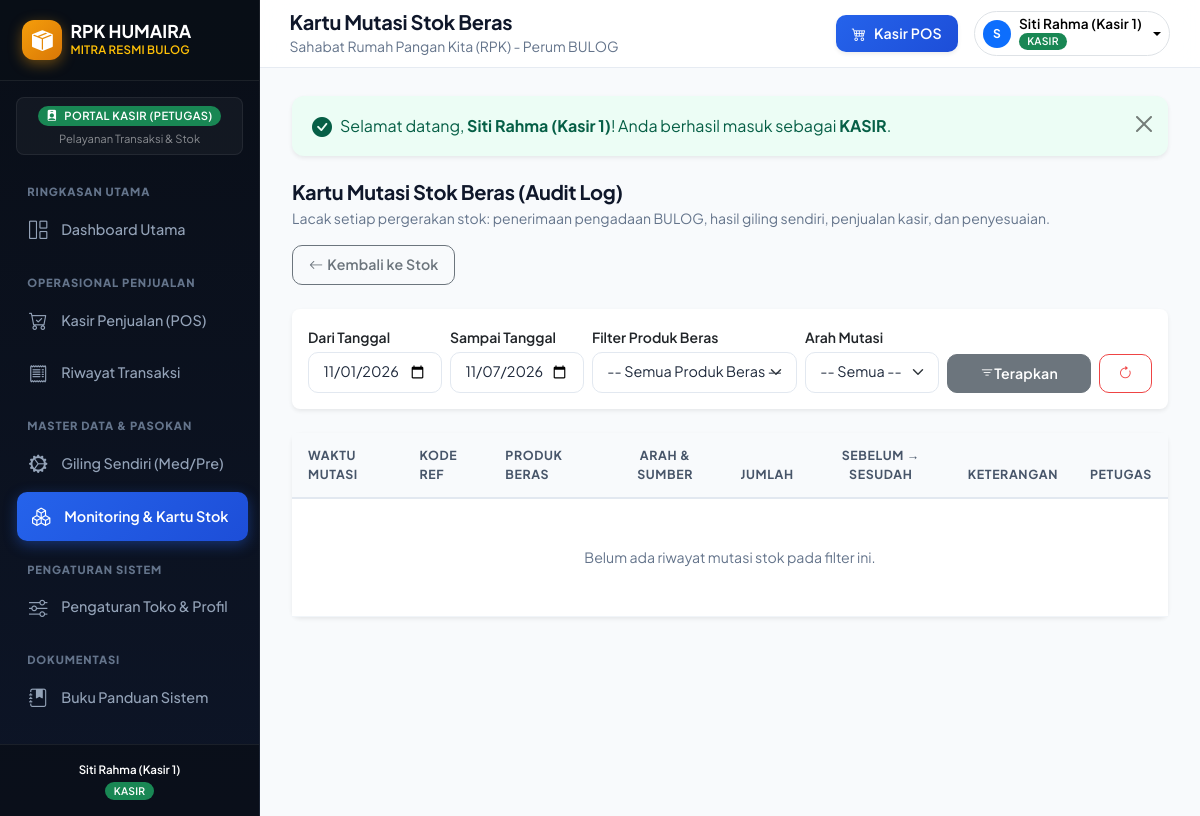
Screenshot of /modules/stok/mutasi.php (signed in) with the database file from the repository.
### tables this page shows
CREATE TABLE `app_menu` (
  `id_menu` INT AUTO_INCREMENT PRIMARY KEY,
  `kode_menu` VARCHAR(50) NOT NULL UNIQUE,
  `nama_menu` VARCHAR(100) NOT NULL,
  `url` VARCHAR(255) NOT NULL,
  `icon` VARCHAR(50) NOT NULL DEFAULT 'bi-link-45deg',
  `kategori` VARCHAR(50) NOT NULL DEFAULT 'Lainnya',
  `urutan` INT NOT NULL DEFAULT 0,
  `akses_pemilik` TINYINT(1) NOT NULL DEFAULT 1,
  `akses_kasir` TINYINT(1) NOT NULL DEFAULT 0,
  `is_bawaan` TINYINT(1) NOT NULL DEFAULT 0,
  `is_active` TINYINT(1) NOT NULL DEFAULT 1,
  `created_at` TIMESTAMP DEFAULT CURRENT_TIMESTAMP
);

CREATE TABLE `users` (
  `id_user` INT AUTO_INCREMENT PRIMARY KEY,
  `username` VARCHAR(50) NOT NULL UNIQUE,
  `password` VARCHAR(255) NOT NULL,
  `nama_lengkap` VARCHAR(100) NOT NULL,
  `role` ENUM('pemilik', 'kasir') NOT NULL DEFAULT 'kasir',
  `no_hp` VARCHAR(25) NULL,
  `is_active` TINYINT(1) NOT NULL DEFAULT 1,
  `created_at` TIMESTAMP DEFAULT CURRENT_TIMESTAMP
);

CREATE TABLE `pengaturan` (
  `id` INT AUTO_INCREMENT PRIMARY KEY,
  `nama_toko` VARCHAR(100) NOT NULL DEFAULT 'RPK Humaira',
  `mitra` VARCHAR(100) NOT NULL DEFAULT 'Rumah Pangan Kita - Perum BULOG',
  `alamat` TEXT NOT NULL,
  `telepon` VARCHAR(30) NOT NULL DEFAULT '0812-3456-7890',
  `nama_pemilik` VARCHAR(100) NOT NULL DEFAULT 'Hj. Humaira',
  `maks_sphp_harian_per_orang` INT NOT NULL DEFAULT 5,  
  `kuota_mingguan_sphp_kg` DECIMAL(10,2) NOT NULL DEFAULT 2000.00,  
  `pesan_struk` TEXT NULL
);

### config/auth.php (called while the page is built, shortened)
<?php
require_once __DIR__ . '/app.php';
function is_pemilik() {
    return isset($_SESSION['user_role']) && in_array($_SESSION['user_role'], ['pemilik', 'admin']);
}
function current_user() {
    global $conn;
    $uid = (int)$_SESSION['user_id'];
    if (isset($conn) && $conn instanceof mysqli) {
        $u = query_single("SELECT * FROM users WHERE id_user = $uid LIMIT 1");
        if ($u) {
            return $u;
        }
    }
    return [
        'id_user' => $_SESSION['user_id'],
        'username' => $_SESSION['username'],
        'nama_lengkap' => $_SESSION['nama_lengkap'],
        'role' => $_SESSION['user_role'],
        'no_hp' => $_SESSION['user_hp'] ?? ''
    ];
}

### config/menu_helper.php (called while the page is built, shortened)
<?php
require_once __DIR__ . '/database.php';
function ensure_menu_table_exists() {
    $sql = "CREATE TABLE IF NOT EXISTS `app_menu` (
        `id_menu` INT AUTO_INCREMENT PRIMARY KEY,
        `kode_menu` VARCHAR(50) NOT NULL UNIQUE,
        `nama_menu` VARCHAR(100) NOT NULL,
        `url` VARCHAR(255) NOT NULL,
        `icon` VARCHAR(50) NOT NULL DEFAULT 'bi-link-45deg',
        `kategori` VARCHAR(50) NOT NULL DEFAULT 'Lainnya',
        `urutan` INT NOT NULL DEFAULT 0,
        `akses_pemilik` TINYINT(1) NOT NULL DEFAULT 1,
        `akses_kasir` TINYINT(1) NOT NULL DEFAULT 0,
        `is_bawaan` TINYINT(1) NOT NULL DEFAULT 0,
        `is_active` TINYINT(1) NOT NULL DEFAULT 1,
        `created_at` TIMESTAMP DEFAULT CURRENT_TIMESTAMP
    ) ENGINE=InnoDB DEFAULT CHARSET=utf8mb4;";
    $cek = query_single("SELECT COUNT(*) as total FROM app_menu");
}
function get_sidebar_menus_by_role($user_role = 'kasir') {
    ensure_menu_table_exists();
    $role = ($user_role === 'pemilik' || $user_role === 'admin') ? 'pemilik' : 'kasir';
    $kolom_akses = ($role === 'pemilik') ? 'akses_pemilik' : 'akses_kasir';
    $sql = "SELECT * FROM app_menu
            WHERE is_active = 1 AND $kolom_akses = 1
            ORDER BY urutan ASC, id_menu ASC";
    $menus = query($sql);
    $grouped = [];
    foreach ($menus as $m) {
        $kat = !empty($m['kategori']) ? $m['kategori'] : 'Menu Lainnya';
        if (!isset($grouped[$kat])) {
            $grouped[$kat] = [];
        }
        $grouped[$kat][] = $m;
    }
    return $grouped;
}
function format_menu_url($url) {
    return BASE_URL . '/' . ltrim($url, '/');
}

### config/database.php (called while the page is built, shortened)
<?php
$host_header = $_SERVER['HTTP_HOST'] ?? '';
$is_local = (
    in_array($host_header, ['localhost', '127.0.0.1']) ||
    strpos($host_header, 'localhost:') === 0 ||
    strpos($host_header, '127.0.0.1:') === 0 ||
    (php_sapi_name() === 'cli' && empty($host_header))
);
if ($is_local) {
    $db_host = '127.0.0.1';
    $db_user = 'root';
    $db_pass = '';
    $db_name = 'db_rpk_humaira';
} else {
    $db_host = 'localhost';
    $db_user = 'USER_DATABASE_HOSTING';
    $db_pass = 'PASSWORD_DB_HOSTING';
    $db_name = 'NAMA_DATABASE_HOSTING';
}
$conn = @new mysqli($db_host, $db_user, $db_pass, $db_name);
$conn->set_charset("utf8mb4");
function query($sql) {
    global $conn;
    $result = $conn->query($sql);
    $rows = [];
    while ($row = $result->fetch_assoc()) {
        $rows[] = $row;
    }
    return $rows;
}
function query_single($sql) {
    global $conn;
    $result = $conn->query($sql);
    return $result->fetch_assoc();
}

### config/app.php (called while the page is built, shortened)
<?php
require_once __DIR__ . '/database.php';
require_once __DIR__ . '/menu_helper.php';
$toko_info = query_single("SELECT * FROM pengaturan WHERE id = 1 LIMIT 1");

### modules/stok/mutasi.php (the view, shortened to what this page needs)
<?php
$page_title = 'Kartu Mutasi Stok Beras';
$active_menu = 'stok';
require_once __DIR__ . '/../../config/auth.php';
$tgl_mulai = $_GET['tgl_mulai'] ?? date('Y-m-01');
$tgl_selesai = $_GET['tgl_selesai'] ?? date('Y-m-d');
$where = "WHERE DATE(r.created_at) BETWEEN '$tgl_mulai' AND '$tgl_selesai'";
$sql = "SELECT r.*, p.nama_produk, p.satuan, p.is_eceran, k.kode_kategori, k.nama_kategori, u.nama_lengkap as nama_user
        FROM riwayat_stok r
        JOIN produk p ON r.id_produk = p.id_produk
        JOIN kategori_beras k ON p.id_kategori = k.id_kategori
        LEFT JOIN users u ON r.id_user = u.id_user
        $where
        ORDER BY r.id_riwayat DESC";
$mutasi_list = query($sql);
require_once __DIR__ . '/../../includes/header.php';
?>
<div class="d-flex flex-wrap justify-content-between align-items-center gap-3 mb-4">
  <div>
    <h5 class="fw-bold mb-1">Kartu Mutasi Stok Beras (Audit Log)</h5>
    <p class="text-muted small mb-0">Lacak setiap pergerakan stok: penerimaan pengadaan BULOG, hasil giling sendiri, penjualan kasir, dan penyesuaian.</p>
  </div>
  <a href="<?= BASE_URL ?>/modules/stok/index.php" class="btn btn-outline-secondary px-3">
    <i class="bi bi-arrow-left me-1"></i> Kembali ke Stok
  </a>
</div>
<div class="card border-0 shadow-sm rounded-3 mb-4">
  <div class="card-body p-3">
    <form method="GET" action="" class="row g-2 align-items-end">
      <div class="col-md-2">
        <label class="form-label small mb-1 fw-semibold">Dari Tanggal</label>
        <input type="date" name="tgl_mulai" class="form-control form-control-sm" value="<?= htmlspecialchars($tgl_mulai) ?>">
      </div>
      <div class="col-md-2">
        <label class="form-label small mb-1 fw-semibold">Sampai Tanggal</label>
        <input type="date" name="tgl_selesai" class="form-control form-control-sm" value="<?= htmlspecialchars($tgl_selesai) ?>">
      </div>
      <div class="col-md-3">
        <label class="form-label small mb-1 fw-semibold">Filter Produk Beras</label>
        <select name="id_produk" class="form-select form-select-sm">
          <option value="">-- Semua Produk Beras --</option>
        </select>
      </div>
      <div class="col-md-2">
        <label class="form-label small mb-1 fw-semibold">Arah Mutasi</label>
        <select name="jenis" class="form-select form-select-sm">
          <option value="">-- Semua --</option>
        </select>
      </div>
      <div class="col-md-3 d-flex gap-2">
        <button type="submit" class="btn btn-secondary btn-sm flex-fill"><i class="bi bi-filter"></i> Terapkan</button>
        <a href="<?= BASE_URL ?>/modules/stok/mutasi.php" class="btn btn-outline-danger btn-sm"><i class="bi bi-arrow-clockwise"></i></a>
      </div>
    </form>
  </div>
</div>
<div class="card border-0 shadow-sm rounded-3">
  <div class="table-responsive">
    <table class="table table-hover table-custom mb-0 align-middle">
      <thead>
        <tr>
          <th>Waktu Mutasi</th>
          <th>Kode Ref</th>
          <th>Produk Beras</th>
          <th class="text-center">Arah & Sumber</th>
          <th class="text-end">Jumlah</th>
          <th class="text-center">Sebelum &rarr; Sesudah</th>
          <th>Keterangan</th>
          <th>Petugas</th>
        </tr>
      </thead>
      <tbody>
        <?php if (empty($mutasi_list)): ?>
          <tr><td colspan="<?= is_pemilik() ? 9 : 8 ?>" class="text-center py-5 text-muted">Belum ada riwayat mutasi stok pada filter ini.</td></tr>
        <?php endif; ?>
      </tbody>
    </table>
  </div>
</div>
<?php require_once __DIR__ . '/../../includes/footer.php'; ?>

### includes/header.php (shortened to what this page needs)
<?php
$page_title = $page_title ?? 'Sistem RPK Humaira';
$active_menu = $active_menu ?? '';
?>
<!DOCTYPE html>
<html lang="id">
<head>
  <link href="https://cdn.jsdelivr.net/npm/bootstrap@5.3.2/dist/css/bootstrap.min.css" rel="stylesheet">
  <link rel="stylesheet" href="https://cdn.jsdelivr.net/npm/bootstrap-icons@1.11.3/font/bootstrap-icons.min.css">
  <link rel="stylesheet" href="<?= BASE_URL ?>/assets/css/style.css">
</head>
<body>
<div class="app-wrapper">
  <?php require_once __DIR__ . '/sidebar.php'; ?>
  <div class="main-content">
    <header class="top-navbar no-print">
      <div class="d-flex align-items-center gap-3">
        <div>
          <h5 class="mb-0 fw-bold text-dark"><?= htmlspecialchars($page_title) ?></h5>
          <small class="text-muted d-none d-md-inline"><?= htmlspecialchars($toko_info['mitra'] ?? 'RPK Humaira') ?></small>
        </div>
      </div>
      <div class="d-flex align-items-center gap-3">
        <a href="<?= BASE_URL ?>/modules/kasir/index.php" class="btn btn-primary btn-sm px-3 shadow-sm d-flex align-items-center gap-2">
          <i class="bi bi-cart4"></i>
          <span class="d-none d-sm-inline fw-semibold">Kasir POS</span>
        </a>
        <div class="dropdown">
          <button class="btn btn-light btn-sm border dropdown-toggle d-flex align-items-center gap-2 px-2 py-1" type="button" data-bs-toggle="dropdown">
            <div class="bg-primary text-white rounded-circle d-flex align-items-center justify-content-center" style="width: 28px; height: 28px; font-size: 12px; font-weight: bold;">
              <?= strtoupper(substr($user['nama_lengkap'] ?? 'U', 0, 1)) ?>
            </div>
            <div class="text-start d-none d-md-block" style="line-height: 1.2;">
              <span class="d-block fw-semibold" style="font-size: 0.85rem;"><?= htmlspecialchars($user['nama_lengkap'] ?? 'Pengguna') ?></span>
              <span class="badge <?= ($user['role'] ?? '') === 'pemilik' ? 'bg-primary' : 'bg-success' ?>" style="font-size: 0.65rem;">
                <?= strtoupper($user['role'] ?? 'KASIR') ?>
              </span>
            </div>
          </button>
        </div>
      </div>
    </header>
    <main class="content-body">
      <?php require_once __DIR__ . '/alerts.php'; ?>

### includes/sidebar.php (shortened to what this page needs)
<?php
$active_menu = $active_menu ?? '';
$user_role = $_SESSION['user_role'] ?? 'kasir';
$is_admin = is_pemilik();
$user = current_user();
$menu_grouped = [];
if (function_exists('get_sidebar_menus_by_role')) {
    $menu_grouped = get_sidebar_menus_by_role($user_role);
}
?>
<aside class="sidebar no-print" id="appSidebar">
  <div class="sidebar-brand d-flex justify-content-between align-items-center">
    <div class="d-flex align-items-center gap-2">
      <div class="logo-icon">
        <i class="bi bi-box-seam-fill"></i>
      </div>
      <div>
        <div class="text-white fw-bold" style="font-size: 1.1rem; line-height: 1.1;">RPK HUMAIRA</div>
        <div class="text-warning fw-semibold" style="font-size: 0.72rem; letter-spacing: 0.02em;">MITRA RESMI BULOG</div>
      </div>
    </div>
  </div>
  <div class="px-3 pt-3 pb-2">
    <div class="p-2 rounded-3 text-center" style="background: rgba(255, 255, 255, 0.04); border: 1px solid rgba(255, 255, 255, 0.07);">
      <div class="d-flex align-items-center justify-content-center gap-1">
        <span class="badge <?= $is_admin ? 'bg-primary' : 'bg-success' ?> px-2 py-1" style="font-size: 0.7rem; letter-spacing: 0.4px;">
          <i class="bi <?= $is_admin ? 'bi-shield-lock-fill' : 'bi-person-badge-fill' ?> me-1"></i>
          <?= $is_admin ? 'PORTAL ADMIN / PEMILIK' : 'PORTAL KASIR (PETUGAS)' ?>
        </span>
      </div>
      <small class="text-white-50 d-block mt-1" style="font-size: 0.7rem;">
        <?= $is_admin ? 'Akses Penuh Seluruh Sistem' : 'Pelayanan Transaksi & Stok' ?>
      </small>
    </div>
  </div>
  <nav class="sidebar-menu pt-1">
    <?php if (!empty($menu_grouped)): ?>
      <?php foreach ($menu_grouped as $kategori => $items): ?>
        <div class="menu-category"><?= htmlspecialchars($kategori) ?></div>
        <?php foreach ($items as $m): ?>
          <?php
            $is_active_link = ($active_menu === $m['kode_menu']);
            $url_href = format_menu_url($m['url']);
            $is_external = (strpos($m['url'], 'http://') === 0 || strpos($m['url'], 'https://') === 0);
          ?>
          <a href="<?= $url_href ?>" <?= $is_external ? 'target="_blank"' : '' ?> class="sidebar-link <?= $is_active_link ? 'active' : '' ?>">
            <i class="bi <?= htmlspecialchars($m['icon'] ?: 'bi-link-45deg') ?>"></i>
            <span><?= htmlspecialchars($m['nama_menu']) ?></span>
          </a>
        <?php endforeach; ?>
      <?php endforeach; ?>
    <?php endif; ?>
  </nav>
  <div class="sidebar-footer text-center">
    <div class="small text-white-50" style="font-size: 0.72rem;">
      <span class="fw-semibold text-white"><?= htmlspecialchars($user['nama_lengkap'] ?? 'Pengguna') ?></span><br>
      <span class="badge <?= $is_admin ? 'bg-primary' : 'bg-success' ?> mt-1" style="font-size: 0.65rem;">
        <?= strtoupper($user_role) ?>
      </span>
    </div>
  </div>
</aside>

### includes/header.php (style rules this page uses)
body { font-family: 'Plus Jakarta Sans', sans-serif; }

### rows the page displays
app_menu: nama_menu "Dashboard Utama"
app_menu: nama_menu "Kasir Penjualan (POS)"
app_menu: nama_menu "Riwayat Transaksi"
app_menu: nama_menu "Giling Sendiri (Med/Pre)"
app_menu: nama_menu "Monitoring & Kartu Stok"
app_menu: nama_menu "Pengaturan Toko & Profil"
app_menu: nama_menu "Buku Panduan Sistem"
users: nama_lengkap "Siti Rahma (Kasir 1)", nama_lengkap "S", role "KASIR"
pengaturan: mitra "Sahabat Rumah Pangan Kita (RPK) - Perum BULOG"

### other values shown
$kategori "RINGKASAN UTAMA"
$kategori "OPERASIONAL PENJUALAN"
$kategori "MASTER DATA & PASOKAN"
$kategori "PENGATURAN SISTEM"
$kategori "DOKUMENTASI"
$user_role "KASIR"
$page_title "Kartu Mutasi Stok Beras"
$flash['message'] "Selamat datang, Siti Rahma (Kasir 1) ! Anda berhasil masuk sebagai KASIR ."
